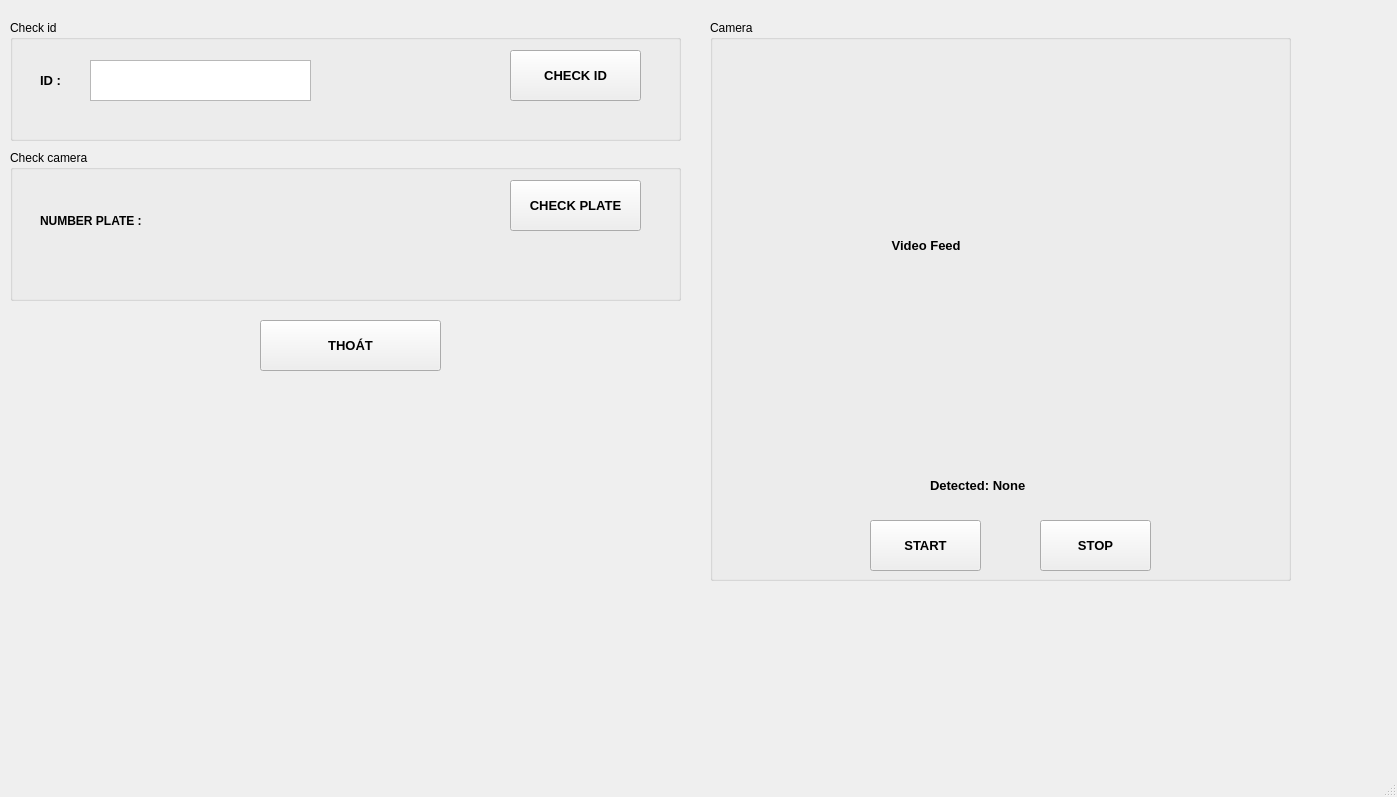
<?xml version="1.0" encoding="UTF-8"?>
<ui version="4.0">
 <class>MainWindow</class>
 <widget class="QMainWindow" name="MainWindow">
  <property name="geometry">
   <rect>
    <x>0</x>
    <y>0</y>
    <width>1397</width>
    <height>797</height>
   </rect>
  </property>
  <property name="windowTitle">
   <string>MainWindow</string>
  </property>
  <widget class="QWidget" name="centralwidget">
   <widget class="QPushButton" name="thoat_check">
    <property name="geometry">
     <rect>
      <x>260</x>
      <y>320</y>
      <width>181</width>
      <height>51</height>
     </rect>
    </property>
    <property name="font">
     <font>
      <family>Arial</family>
      <pointsize>10</pointsize>
      <weight>75</weight>
      <bold>true</bold>
     </font>
    </property>
    <property name="text">
     <string>THOÁT</string>
    </property>
   </widget>
   <widget class="QGroupBox" name="groupBox">
    <property name="geometry">
     <rect>
      <x>10</x>
      <y>20</y>
      <width>671</width>
      <height>121</height>
     </rect>
    </property>
    <property name="title">
     <string>Check id</string>
    </property>
    <widget class="QLabel" name="ID">
     <property name="geometry">
      <rect>
       <x>30</x>
       <y>40</y>
       <width>81</width>
       <height>41</height>
      </rect>
     </property>
     <property name="font">
      <font>
       <pointsize>10</pointsize>
       <weight>75</weight>
       <bold>true</bold>
      </font>
     </property>
     <property name="text">
      <string>ID :</string>
     </property>
    </widget>
    <widget class="QTextEdit" name="text_id">
     <property name="geometry">
      <rect>
       <x>80</x>
       <y>40</y>
       <width>221</width>
       <height>41</height>
      </rect>
     </property>
     <property name="font">
      <font>
       <pointsize>10</pointsize>
       <weight>75</weight>
       <bold>true</bold>
      </font>
     </property>
    </widget>
    <widget class="QPushButton" name="check_id">
     <property name="geometry">
      <rect>
       <x>500</x>
       <y>30</y>
       <width>131</width>
       <height>51</height>
      </rect>
     </property>
     <property name="font">
      <font>
       <pointsize>10</pointsize>
       <weight>75</weight>
       <bold>true</bold>
      </font>
     </property>
     <property name="text">
      <string>CHECK ID</string>
     </property>
    </widget>
   </widget>
   <widget class="QGroupBox" name="groupBox_2">
    <property name="geometry">
     <rect>
      <x>10</x>
      <y>150</y>
      <width>671</width>
      <height>151</height>
     </rect>
    </property>
    <property name="title">
     <string>Check camera</string>
    </property>
    <widget class="QLabel" name="number_plate">
     <property name="geometry">
      <rect>
       <x>30</x>
       <y>50</y>
       <width>131</width>
       <height>41</height>
      </rect>
     </property>
     <property name="font">
      <font>
       <pointsize>9</pointsize>
       <weight>75</weight>
       <bold>true</bold>
      </font>
     </property>
     <property name="text">
      <string>NUMBER PLATE :</string>
     </property>
    </widget>
    <widget class="QLabel" name="text_np">
     <property name="geometry">
      <rect>
       <x>160</x>
       <y>90</y>
       <width>181</width>
       <height>41</height>
      </rect>
     </property>
     <property name="font">
      <font>
       <pointsize>10</pointsize>
       <weight>75</weight>
       <bold>true</bold>
      </font>
     </property>
     <property name="text">
      <string/>
     </property>
    </widget>
    <widget class="QPushButton" name="check_plate">
     <property name="geometry">
      <rect>
       <x>500</x>
       <y>30</y>
       <width>131</width>
       <height>51</height>
      </rect>
     </property>
     <property name="font">
      <font>
       <pointsize>10</pointsize>
       <weight>75</weight>
       <bold>true</bold>
      </font>
     </property>
     <property name="text">
      <string>CHECK PLATE</string>
     </property>
    </widget>
   </widget>
   <widget class="QGroupBox" name="CAMERA">
    <property name="geometry">
     <rect>
      <x>710</x>
      <y>20</y>
      <width>581</width>
      <height>561</height>
     </rect>
    </property>
    <property name="title">
     <string>Camera</string>
    </property>
    <widget class="QLabel" name="video_label">
     <property name="geometry">
      <rect>
       <x>30</x>
       <y>30</y>
       <width>521</width>
       <height>391</height>
      </rect>
     </property>
     <property name="font">
      <font>
       <pointsize>10</pointsize>
       <weight>75</weight>
       <bold>true</bold>
      </font>
     </property>
     <property name="text">
      <string>                                          Video Feed</string>
     </property>
    </widget>
    <widget class="QLabel" name="result_label">
     <property name="geometry">
      <rect>
       <x>220</x>
       <y>450</y>
       <width>151</width>
       <height>31</height>
      </rect>
     </property>
     <property name="font">
      <font>
       <pointsize>10</pointsize>
       <weight>75</weight>
       <bold>true</bold>
      </font>
     </property>
     <property name="text">
      <string>Detected: None</string>
     </property>
    </widget>
    <widget class="QPushButton" name="start">
     <property name="geometry">
      <rect>
       <x>160</x>
       <y>500</y>
       <width>111</width>
       <height>51</height>
      </rect>
     </property>
     <property name="font">
      <font>
       <pointsize>10</pointsize>
       <weight>75</weight>
       <bold>true</bold>
      </font>
     </property>
     <property name="text">
      <string>START</string>
     </property>
    </widget>
    <widget class="QPushButton" name="stop">
     <property name="geometry">
      <rect>
       <x>330</x>
       <y>500</y>
       <width>111</width>
       <height>51</height>
      </rect>
     </property>
     <property name="font">
      <font>
       <pointsize>10</pointsize>
       <weight>75</weight>
       <bold>true</bold>
      </font>
     </property>
     <property name="text">
      <string>STOP</string>
     </property>
    </widget>
   </widget>
  </widget>
  <widget class="QMenuBar" name="menubar">
   <property name="geometry">
    <rect>
     <x>0</x>
     <y>0</y>
     <width>1397</width>
     <height>26</height>
    </rect>
   </property>
  </widget>
  <widget class="QStatusBar" name="statusbar"/>
 </widget>
 <resources/>
 <connections/>
</ui>
